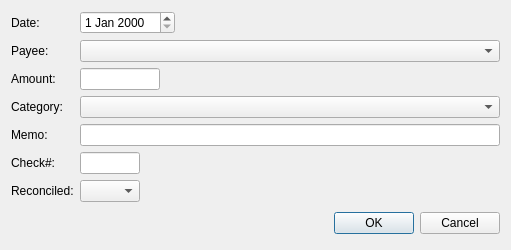
<?xml version="1.0" encoding="UTF-8"?>
<ui version="4.0">
 <class>CBankingTransactionEditor</class>
 <widget class="QDialog" name="CBankingTransactionEditor">
  <property name="geometry">
   <rect>
    <x>0</x>
    <y>0</y>
    <width>511</width>
    <height>243</height>
   </rect>
  </property>
  <property name="windowTitle">
   <string>Banking Transaction</string>
  </property>
  <layout class="QGridLayout" name="gridLayout_2">
   <item row="0" column="0">
    <layout class="QGridLayout" name="gridLayout">
     <item row="0" column="0">
      <widget class="QLabel" name="label">
       <property name="text">
        <string>Date:</string>
       </property>
      </widget>
     </item>
     <item row="0" column="1">
      <layout class="QHBoxLayout" name="horizontalLayout_4">
       <item>
        <widget class="QDateEdit" name="m_pDateEdit"/>
       </item>
       <item>
        <spacer name="horizontalSpacer">
         <property name="orientation">
          <enum>Qt::Horizontal</enum>
         </property>
         <property name="sizeHint" stdset="0">
          <size>
           <width>40</width>
           <height>20</height>
          </size>
         </property>
        </spacer>
       </item>
      </layout>
     </item>
     <item row="1" column="0">
      <widget class="QLabel" name="label_2">
       <property name="text">
        <string>Payee:</string>
       </property>
      </widget>
     </item>
     <item row="1" column="1">
      <widget class="QComboBox" name="m_pPayeeCombo"/>
     </item>
     <item row="2" column="0">
      <widget class="QLabel" name="label_3">
       <property name="text">
        <string>Amount:</string>
       </property>
      </widget>
     </item>
     <item row="2" column="1">
      <layout class="QHBoxLayout" name="horizontalLayout_3">
       <item>
        <widget class="QLineEdit" name="m_pAmountLineEdit">
         <property name="sizePolicy">
          <sizepolicy hsizetype="Fixed" vsizetype="Fixed">
           <horstretch>0</horstretch>
           <verstretch>0</verstretch>
          </sizepolicy>
         </property>
         <property name="maximumSize">
          <size>
           <width>80</width>
           <height>16777215</height>
          </size>
         </property>
        </widget>
       </item>
       <item>
        <spacer name="horizontalSpacer_2">
         <property name="orientation">
          <enum>Qt::Horizontal</enum>
         </property>
         <property name="sizeHint" stdset="0">
          <size>
           <width>40</width>
           <height>20</height>
          </size>
         </property>
        </spacer>
       </item>
      </layout>
     </item>
     <item row="3" column="0">
      <widget class="QLabel" name="label_4">
       <property name="text">
        <string>Category:</string>
       </property>
      </widget>
     </item>
     <item row="3" column="1">
      <widget class="QComboBox" name="m_pCategoryCombo"/>
     </item>
     <item row="4" column="0">
      <widget class="QLabel" name="label_5">
       <property name="text">
        <string>Memo:</string>
       </property>
      </widget>
     </item>
     <item row="4" column="1">
      <widget class="QLineEdit" name="m_pMemoLineEdit"/>
     </item>
     <item row="5" column="0">
      <widget class="QLabel" name="label_6">
       <property name="text">
        <string>Check#:</string>
       </property>
      </widget>
     </item>
     <item row="5" column="1">
      <layout class="QHBoxLayout" name="horizontalLayout_2">
       <item>
        <widget class="QLineEdit" name="m_pCheckNumLineEdit">
         <property name="sizePolicy">
          <sizepolicy hsizetype="Fixed" vsizetype="Fixed">
           <horstretch>0</horstretch>
           <verstretch>0</verstretch>
          </sizepolicy>
         </property>
         <property name="maximumSize">
          <size>
           <width>60</width>
           <height>16777215</height>
          </size>
         </property>
        </widget>
       </item>
       <item>
        <spacer name="horizontalSpacer_3">
         <property name="orientation">
          <enum>Qt::Horizontal</enum>
         </property>
         <property name="sizeHint" stdset="0">
          <size>
           <width>40</width>
           <height>20</height>
          </size>
         </property>
        </spacer>
       </item>
      </layout>
     </item>
     <item row="6" column="0">
      <widget class="QLabel" name="label_7">
       <property name="text">
        <string>Reconciled:</string>
       </property>
      </widget>
     </item>
     <item row="6" column="1">
      <layout class="QHBoxLayout" name="horizontalLayout">
       <item>
        <widget class="QComboBox" name="m_pReconciledCombo">
         <property name="maximumSize">
          <size>
           <width>60</width>
           <height>16777215</height>
          </size>
         </property>
        </widget>
       </item>
       <item>
        <spacer name="horizontalSpacer_4">
         <property name="orientation">
          <enum>Qt::Horizontal</enum>
         </property>
         <property name="sizeHint" stdset="0">
          <size>
           <width>40</width>
           <height>20</height>
          </size>
         </property>
        </spacer>
       </item>
      </layout>
     </item>
    </layout>
   </item>
   <item row="1" column="0">
    <layout class="QHBoxLayout">
     <property name="spacing">
      <number>6</number>
     </property>
     <property name="leftMargin">
      <number>0</number>
     </property>
     <property name="topMargin">
      <number>0</number>
     </property>
     <property name="rightMargin">
      <number>0</number>
     </property>
     <property name="bottomMargin">
      <number>0</number>
     </property>
     <item>
      <spacer>
       <property name="orientation">
        <enum>Qt::Horizontal</enum>
       </property>
       <property name="sizeHint" stdset="0">
        <size>
         <width>131</width>
         <height>31</height>
        </size>
       </property>
      </spacer>
     </item>
     <item>
      <widget class="QPushButton" name="m_pOkBtn">
       <property name="text">
        <string>OK</string>
       </property>
      </widget>
     </item>
     <item>
      <widget class="QPushButton" name="m_pCancelBtn">
       <property name="text">
        <string>Cancel</string>
       </property>
      </widget>
     </item>
    </layout>
   </item>
  </layout>
 </widget>
 <resources/>
 <connections/>
</ui>
